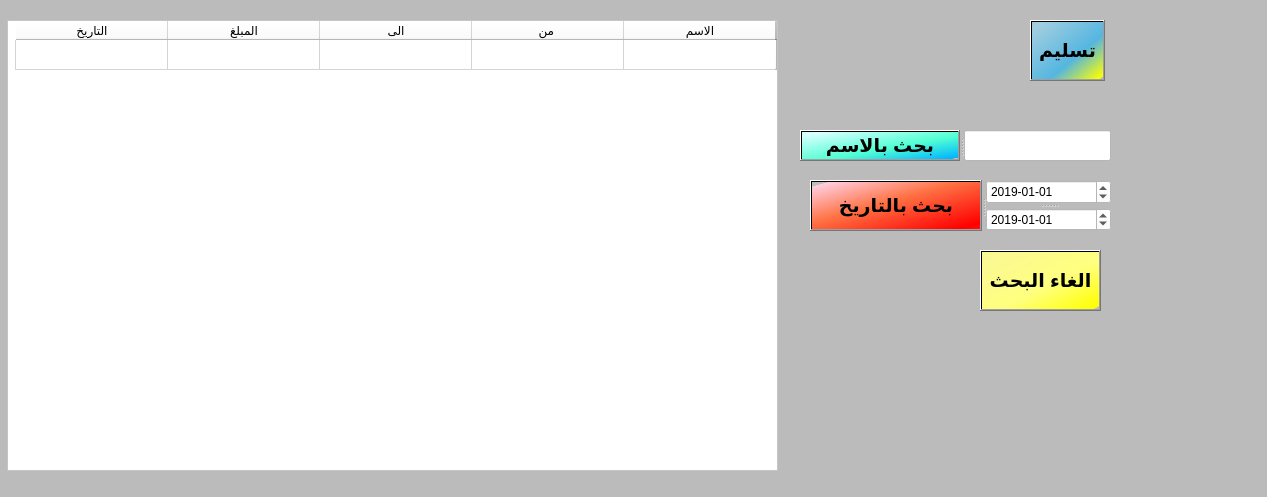
<?xml version="1.0" encoding="UTF-8"?>
<ui version="4.0">
 <class>MainWindow</class>
 <widget class="QMainWindow" name="MainWindow">
  <property name="geometry">
   <rect>
    <x>0</x>
    <y>0</y>
    <width>1267</width>
    <height>497</height>
   </rect>
  </property>
  <property name="windowTitle">
   <string>Dorg</string>
  </property>
  <property name="styleSheet">
   <string notr="true">background-color: rgb(187, 187, 187);</string>
  </property>
  <widget class="QWidget" name="centralwidget">
   <widget class="QTableWidget" name="tableWidget">
    <property name="geometry">
     <rect>
      <x>7</x>
      <y>20</y>
      <width>771</width>
      <height>451</height>
     </rect>
    </property>
    <property name="layoutDirection">
     <enum>Qt::RightToLeft</enum>
    </property>
    <property name="styleSheet">
     <string notr="true">background-color: rgb(255, 255, 255);</string>
    </property>
    <property name="editTriggers">
     <set>QAbstractItemView::NoEditTriggers</set>
    </property>
    <property name="selectionMode">
     <enum>QAbstractItemView::NoSelection</enum>
    </property>
    <attribute name="horizontalHeaderDefaultSectionSize">
     <number>152</number>
    </attribute>
    <row>
     <property name="text">
      <string/>
     </property>
    </row>
    <column>
     <property name="text">
      <string>الاسم</string>
     </property>
    </column>
    <column>
     <property name="text">
      <string>من </string>
     </property>
    </column>
    <column>
     <property name="text">
      <string>الى</string>
     </property>
    </column>
    <column>
     <property name="text">
      <string>المبلغ</string>
     </property>
    </column>
    <column>
     <property name="text">
      <string>التاريخ</string>
     </property>
    </column>
   </widget>
   <widget class="QPushButton" name="pushButton">
    <property name="geometry">
     <rect>
      <x>1030</x>
      <y>20</y>
      <width>75</width>
      <height>61</height>
     </rect>
    </property>
    <property name="font">
     <font>
      <pointsize>14</pointsize>
      <weight>75</weight>
      <bold>true</bold>
     </font>
    </property>
    <property name="styleSheet">
     <string notr="true">background-color: qlineargradient(spread:reflect, x1:0.046, y1:0.08, x2:1, y2:1, stop:0 rgba(197, 197, 197, 255), stop:0.55 rgba(119, 159, 197, 255), stop:0.971591 rgba(0, 64, 197, 255), stop:0.977273 rgba(189, 189, 189, 255), stop:1 rgba(189, 189, 189, 255));
background-color: qlineargradient(spread:reflect, x1:0.046, y1:0.08, x2:1, y2:1, stop:0.00568182 rgba(163, 206, 224, 255), stop:0.590909 rgba(85, 182, 224, 255), stop:0.971591 rgba(255, 255, 0, 255), stop:0.977273 rgba(189, 189, 189, 255), stop:1 rgba(189, 189, 189, 255));</string>
    </property>
    <property name="text">
     <string>تسليم</string>
    </property>
   </widget>
   <widget class="QPushButton" name="pushButton_3">
    <property name="geometry">
     <rect>
      <x>980</x>
      <y>250</y>
      <width>121</width>
      <height>61</height>
     </rect>
    </property>
    <property name="font">
     <font>
      <pointsize>14</pointsize>
      <weight>75</weight>
      <bold>true</bold>
     </font>
    </property>
    <property name="styleSheet">
     <string notr="true">background-color: qlineargradient(spread:reflect, x1:0.046, y1:0.08, x2:1, y2:1, stop:0 rgba(250, 248, 148, 255), stop:0.55 rgba(255, 255, 127, 255), stop:0.971591 rgba(255, 255, 0, 255), stop:0.977273 rgba(189, 189, 189, 255), stop:1 rgba(189, 189, 189, 255));</string>
    </property>
    <property name="text">
     <string>الغاء البحث</string>
    </property>
   </widget>
   <widget class="QSplitter" name="splitter">
    <property name="geometry">
     <rect>
      <x>800</x>
      <y>130</y>
      <width>311</width>
      <height>31</height>
     </rect>
    </property>
    <property name="orientation">
     <enum>Qt::Horizontal</enum>
    </property>
    <widget class="QPushButton" name="pushButton_2">
     <property name="font">
      <font>
       <pointsize>14</pointsize>
       <weight>75</weight>
       <bold>true</bold>
      </font>
     </property>
     <property name="styleSheet">
      <string notr="true">background-color: qlineargradient(spread:reflect, x1:0.046, y1:0.08, x2:1, y2:1, stop:0 rgba(218, 255, 255, 255), stop:0.55 rgba(81, 255, 211, 255), stop:0.971591 rgba(0, 180, 255, 255), stop:0.977273 rgba(189, 189, 189, 255), stop:1 rgba(189, 189, 189, 255));</string>
     </property>
     <property name="text">
      <string>بحث بالاسم</string>
     </property>
    </widget>
    <widget class="QLineEdit" name="lineEdit">
     <property name="styleSheet">
      <string notr="true">background-color: rgb(255, 255, 255);</string>
     </property>
    </widget>
   </widget>
   <widget class="QSplitter" name="splitter_3">
    <property name="geometry">
     <rect>
      <x>810</x>
      <y>180</y>
      <width>301</width>
      <height>51</height>
     </rect>
    </property>
    <property name="orientation">
     <enum>Qt::Horizontal</enum>
    </property>
    <widget class="QPushButton" name="pushButton_5">
     <property name="font">
      <font>
       <pointsize>14</pointsize>
       <weight>75</weight>
       <bold>true</bold>
      </font>
     </property>
     <property name="styleSheet">
      <string notr="true">background-color: qlineargradient(spread:reflect, x1:0.046, y1:0.08, x2:1, y2:1, stop:0 rgba(250, 248, 148, 255), stop:0.55 rgba(255, 255, 127, 255), stop:0.971591 rgba(255, 255, 0, 255), stop:0.977273 rgba(189, 189, 189, 255), stop:1 rgba(189, 189, 189, 255));
background-color: qlineargradient(spread:reflect, x1:0.932, y1:0.938, x2:0.017, y2:0.035, stop:0 rgba(255, 0, 0, 255), stop:0.55 rgba(255, 114, 68, 255), stop:0.971591 rgba(255, 205, 222, 255), stop:0.977273 rgba(189, 189, 189, 255), stop:1 rgba(189, 189, 189, 255));</string>
     </property>
     <property name="text">
      <string>بحث بالتاريخ</string>
     </property>
    </widget>
    <widget class="QSplitter" name="splitter_2">
     <property name="orientation">
      <enum>Qt::Vertical</enum>
     </property>
     <widget class="QDateEdit" name="dateEdit">
      <property name="styleSheet">
       <string notr="true">background-color: rgb(255, 255, 255);</string>
      </property>
      <property name="dateTime">
       <datetime>
        <hour>0</hour>
        <minute>0</minute>
        <second>0</second>
        <year>2019</year>
        <month>1</month>
        <day>1</day>
       </datetime>
      </property>
      <property name="displayFormat">
       <string>yyyy-MM-dd</string>
      </property>
     </widget>
     <widget class="QDateEdit" name="dateEdit_2">
      <property name="styleSheet">
       <string notr="true">background-color: rgb(255, 255, 255);</string>
      </property>
      <property name="dateTime">
       <datetime>
        <hour>0</hour>
        <minute>0</minute>
        <second>0</second>
        <year>2019</year>
        <month>1</month>
        <day>1</day>
       </datetime>
      </property>
      <property name="displayFormat">
       <string>yyyy-MM-dd</string>
      </property>
     </widget>
    </widget>
   </widget>
  </widget>
  <widget class="QMenuBar" name="menubar">
   <property name="geometry">
    <rect>
     <x>0</x>
     <y>0</y>
     <width>1267</width>
     <height>21</height>
    </rect>
   </property>
  </widget>
  <widget class="QStatusBar" name="statusbar"/>
 </widget>
 <resources/>
 <connections/>
</ui>
